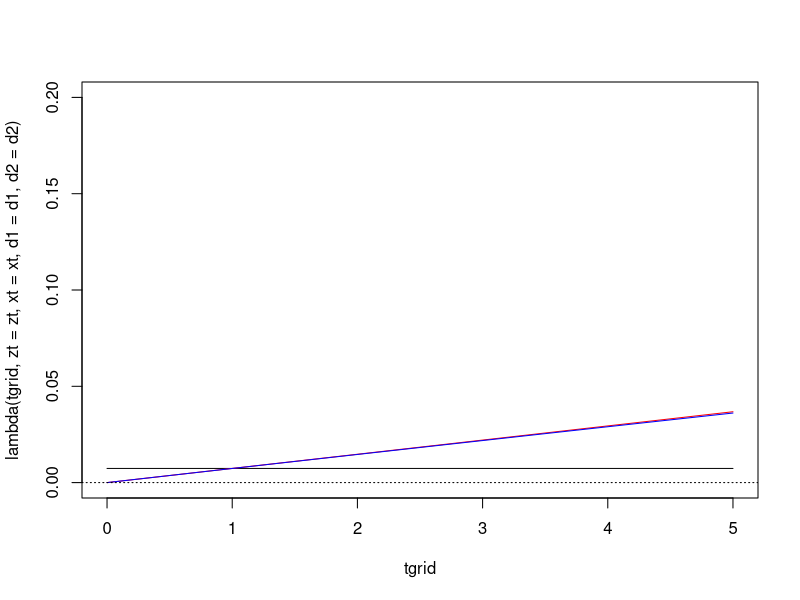
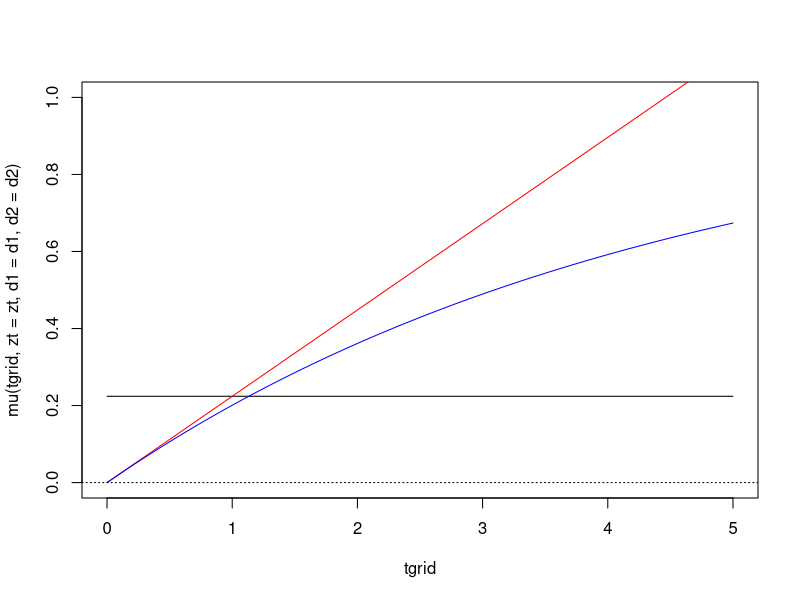
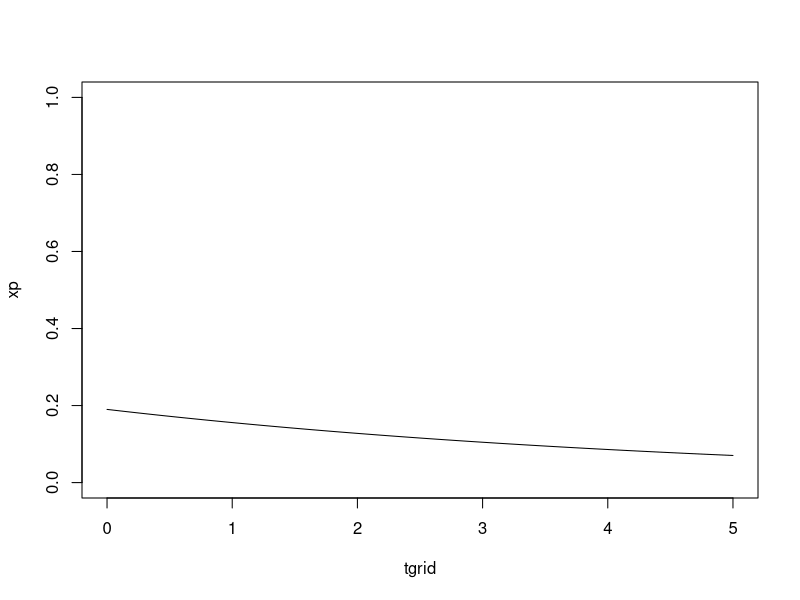

R code for these plots, in order: (Note: this script raises an error after producing the figures.)

# Proportional hazard functions:

# eta=-1.5
eta=1.5
b1=-1.0
b2=2*b1

lambda <- function(x, zt=Inf, xt=Inf, d1, d2) {
    return(0.02 * exp(0.0 * x + b1 * (x < zt) * (d1==1) + b2 * (x < zt) * (d1==2) + 
                                b1 * (x >= zt) * (d2==1) + b2 * (x >= zt) * (d2==2) + 1.5 * I(x >= xt)))
}
mu <- function(x, zt=Inf, d1, d2) {
    return(0.05 * exp(eta * (x < zt) * (d1==1) + eta * (x < zt) * (d1==2) + 
                      eta * (x >= zt) * (d2==1) + eta * (x >= zt) * (d2==2)))
}

# Cumulative hazards:

clambda <- function(x, zt=Inf, xt=Inf, d1, d2) {
    int <- rep(0, length(x))
    for (k in 1:length(x)) {
        times <- sort(c(0, x[k], zt, xt))
        for (i in 2:(2 + I(zt < x[k]) + I(xt < x[k]))) {
            int[k] <- int[k] + integrate(lambda, lower=times[i-1], upper=times[i], zt=zt, xt=xt, d1=d1, d2=d2)$value
        }
    }
    return(int)
}

cmu <- function(x, zt=Inf, d1, d2) {
    int <- rep(0, length(x))
    for (k in 1:length(x)) {
        times <- sort(c(0, x[k], zt))
        for (i in 2:(2 + I(zt < x[k]))) {
            int[k] <- int[k] + integrate(mu, lower=times[i-1], upper=times[i], zt=zt, d1=d1, d2=d2)$value
        }
    }
    return(int)
}

# Plot the functions:

tgrid <- seq(0,5,by=0.01)
zt=Inf; xt=Inf
d1=1;d2=1

cl <- clambda(tgrid, zt=zt, xt=xt, d1=d1, d2=d2)
plot(tgrid, lambda(tgrid, zt=zt, xt=xt, d1=d1, d2=d2), type='l', ylim=c(0,0.2))
lines(tgrid, cl, col='red')
lines(tgrid, 1-exp(-cl), col='blue')
abline(h=0, lty='dotted')

cm <- cmu(tgrid, zt=zt, d1=d1, d2=d2)
plot(tgrid, mu(tgrid, zt=zt, d1=d1, d2=d2), type='l', ylim=c(0,1))
lines(tgrid, cm, col='red')
lines(tgrid, 1-exp(-cm), col='blue')
abline(h=0, lty='dotted')

xprob <- function(x, t, zt=Inf, d1, d2) {
    int <- rep(0, length(x))
    for (k in 1:length(x)) {
        int[k] <- exp(-clambda(t, zt=zt, xt=x[k], d1=d1, d2=d2)) * mu(x[k], zt=zt, d1=d1, d2=d2) * exp(-cmu(x[k], zt=zt, d1=d1, d2=d2))
    }    
    return(int)
}

xp <- xprob(tgrid, t=5, zt=zt, d1=d1, d2=d2)
plot(tgrid, xp, type='l', ylim=c(0,1))

xint <- function(x, zt=zt, d1, d2) {
    int <- 0
    times <- sort(c(0, x, zt))
    for (i in 2:(2 + I(zt < x))) {
        int <- int + integrate(xprob, lower=times[i-1], upper=times[i], t=x, zt=zt, d1=d1, d2=d2)$value
    }
    return(int)
}

eps <- 0.001
getlm <- function(tgrid, zt, d1, d2) {
    lm <- rep(NA, length(tgrid))
    for (i in 1:length(lm)) {
        c0 <- exp(-clambda(tgrid[i], zt=zt, xt=(tgrid[i] + eps), d1=d1, d2=d2)) * exp(-cmu(tgrid[i], zt=zt, d1=d1, d2=d2))
        c1 <- xint(tgrid[i], zt=zt, d1=d1, d2=d2)
        lm[i] <- (lambda(tgrid[i], zt=zt, xt=(tgrid[i] + eps), d1=d1, d2=d2) * c0 + lambda(tgrid[i], zt=zt, xt=(tgrid[i] - eps), d1=d1, d2=d2) * c1)/(c0+c1)
        if (i %% 10 == 0)
            print(i)
    }
    return(lm)
}
lm0A0 <- getlm(tgrid, Inf, d1=1, d2=1)
lm1A0 <- getlm(tgrid, 2, d1=1, d2=0)
# lm2 <- getlm(tgrid, 1)

lm0A2 <- getlm(tgrid, Inf, d1=1, d2=1)
lm1A2 <- getlm(tgrid, 2, d1=1, d2=2)

if (1) {
    outpath <- 'C:/Users/dongy30/Desktop/Results/Scenario4'
    pdf(file.path(outpath, paste('rates.pdf', sep='')), height=6, width=6, paper='special')
    op <- par(mar=c(4.5,4.5,1,1), oma=c(0,0,0,0))
    layout(matrix(c(1,1,2), 3, 1, byrow = TRUE))
    # layout.show(n = 2)

    plot(tgrid, lambda(tgrid, zt=2, xt=Inf), type='l', ylim=c(0,0.1), lty='dashed', xlab='Follow-up years', ylab='Hazard')
    lines(tgrid, lambda(tgrid, zt=2, xt=0), lty='dotdash')
    # lines(tgrid, lm2, col='red', lwd=2, lty='dashed')
    lines(tgrid, lm1, col='red', lwd=2, lty='solid')
    lines(tgrid, lm0, col='black', lwd=2, lty='solid')
    legend('topright', legend=c('Marginal hazard (always treat)',
    'Marginal hazard (stop at t=2)','Conditional hazard (stop at t=2, X(0)=1)', 'Conditional hazard (stop at t=2, X(5)=0)'), 
    col=c('black','red','black','black'), lwd=c(2,2,1,1), lty=c('solid','solid','dotdash','dashed'), bg='white')

    plot(tgrid, lm1/lm0, type='l', ylim=c(0.5,3), ylab='Hazard ratio', col='red', xlab='Follow-up years', lwd=2, lty='solid')
    # lines(tgrid, lm1/lm0, col='red', lwd=2, lty='solid')
    abline(h=seq(0.5,3,by=0.5), lty='dotted')
    legend('topright', legend=c('Hazard ratio (stop at t=2 vs always treat)'), 
           col=c('red'), lwd=2, bg='white', lty=c('solid'))

    par(op)
    dev.off()

    # op <- par(mar=c(4.5,4.5,1,1), oma=c(0,0,0,0))
    # layout(matrix(c(1,1,2), 3, 1, byrow = TRUE))
    # # layout.show(n = 2)
    # 
    # pdf(file.path(outpath, paste('logrates.pdf', sep='')), height=6, width=6, paper='special')
    # op <- par(mar=c(4.5,4.5,1,1), oma=c(0,0,0,0))
    # layout(matrix(c(1,1,2), 3, 1, byrow = TRUE))
    # layout.show(n = 2)

    # plot(tgrid, log(lambda(tgrid, zt=2, xt=Inf)), type='l', ylim=c(-5,-2), lty='dashed', xlab='Follow-up years', ylab='Log hazard')
    # lines(tgrid, log(lambda(tgrid, zt=2, xt=0)), lty='dotdash')
    # # lines(tgrid, log(lm2), col='red', lwd=2, lty='dashed')
    # lines(tgrid, log(lm1), col='red', lwd=2, lty='solid')
    # lines(tgrid, log(lm0), col='black', lwd=2, lty='solid')
    # legend('topright', legend=c('Marginal log hazard (always treat)',
    # 'Marginal log hazard (stop at t=2)','Conditional log hazard (stop at t=2, X(0)=1)', 'Conditional log hazard (stop at t=2, X(5)=0)'), 
    # col=c('black','red','black','black'), lwd=c(2,2,1,1), lty=c('solid','solid','dotdash','dashed'), bg='white')

    ################### Put A=0 A=2 together ####################
    pdf(file.path(outpath, paste('logrates_sim4.pdf', sep='')), height=6, width=6, paper='special')
    op <- par(mar=c(4.5,4.5,1,1), oma=c(0,0,0,0))
    layout(matrix(c(1,2), 2, 1, byrow = TRUE))
    
    plot(tgrid, log(lm1A0/lm0A0), type='l', ylim=c(-0.5,2.5), ylab='Log hazard ratio', col='red', xlab='Follow-up years', lwd=2, lty='solid', yaxt="n", xaxt="n", cex.lab=0.7)
    abline(h=seq(-0.5, 2.5,by=0.5), lty='dotted')
    axis(2,cex.axis=0.7)
    axis(1,cex.axis=0.7)
    legend('topright', legend=c('Log hazard ratio (stop treatment A=0 at t=2 vs always treat with A=1)'), 
           col=c('red'), lwd=2, bg='white', lty=c('solid'), cex = 0.70)
    
    plot(tgrid, log(lm1A2/lm0A2), type='l', ylim=c(-1.5,1.5), ylab='Log hazard ratio', col='red', xlab='Follow-up years', lwd=2, lty='solid', yaxt="n", xaxt="n", cex.lab=0.7)
    abline(h=seq(-1.5, 1.5,by=0.5), lty='dotted')
    axis(2,cex.axis=0.7)
    axis(1,cex.axis=0.7)
    legend('topright', legend=c('Log hazard ratio (change dosage A=2 at t=2 vs always treat with A=1)'), 
           col=c('red'), lwd=2, bg='white', lty=c('solid'), cex = 0.70)

    par(op)
    dev.off()
}




